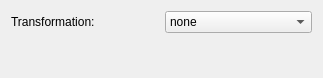
<?xml version="1.0" encoding="UTF-8"?>
<ui version="4.0">
 <class>TransformationsWidget</class>
 <widget class="QWidget" name="TransformationsWidget">
  <property name="geometry">
   <rect>
    <x>0</x>
    <y>0</y>
    <width>323</width>
    <height>74</height>
   </rect>
  </property>
  <property name="windowTitle">
   <string>Form</string>
  </property>
  <layout class="QGridLayout" name="gridLayout">
   <item row="0" column="0">
    <layout class="QVBoxLayout" name="verticalLayout">
     <item>
      <layout class="QHBoxLayout" name="horizontalLayout">
       <item>
        <widget class="QLabel" name="label">
         <property name="toolTip">
          <string>&lt;html&gt;&lt;head/&gt;&lt;body&gt;&lt;p&gt;basic image transformation, i.e. flip, transpose. &lt;/p&gt;&lt;p&gt;It does not change coordinates of tools like QSpace, ROIs, LineCuts!&lt;/p&gt;&lt;/body&gt;&lt;/html&gt;</string>
         </property>
         <property name="text">
          <string>Transformation:</string>
         </property>
        </widget>
       </item>
       <item>
        <widget class="QComboBox" name="comboBox">
         <property name="toolTip">
          <string>&lt;html&gt;&lt;head/&gt;&lt;body&gt;&lt;p&gt;basic image transformation, i.e. flip, transpose. &lt;/p&gt;&lt;p&gt;It does not change coordinates of tools like QSpace, ROIs, LineCuts!&lt;/p&gt;&lt;/body&gt;&lt;/html&gt;</string>
         </property>
         <item>
          <property name="text">
           <string>none</string>
          </property>
         </item>
         <item>
          <property name="text">
           <string>flip (up-down)</string>
          </property>
         </item>
         <item>
          <property name="text">
           <string>flip (left-right)</string>
          </property>
         </item>
         <item>
          <property name="text">
           <string>transpose</string>
          </property>
         </item>
         <item>
          <property name="text">
           <string>rot90 (clockwise)</string>
          </property>
         </item>
         <item>
          <property name="text">
           <string>rot180</string>
          </property>
         </item>
         <item>
          <property name="text">
           <string>rot270 (clockwise)</string>
          </property>
         </item>
         <item>
          <property name="text">
           <string>rot180 + transpose</string>
          </property>
         </item>
        </widget>
       </item>
      </layout>
     </item>
     <item>
      <widget class="QLabel" name="keepcoordsLabel">
       <property name="styleSheet">
        <string notr="true">color: red;</string>
       </property>
       <property name="text">
        <string>&lt;html&gt;&lt;head/&gt;&lt;body&gt;&lt;p&gt;&lt;br/&gt;&lt;/p&gt;&lt;/body&gt;&lt;/html&gt;</string>
       </property>
      </widget>
     </item>
    </layout>
   </item>
  </layout>
 </widget>
 <resources/>
 <connections/>
</ui>
